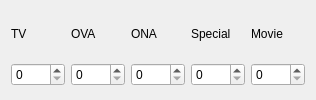
         <widget class="QWidget" name="tab_allSeries">
          <attribute name="title">
           <string>Total series</string>
          </attribute>
          <layout class="QGridLayout" name="gridLayout">
           <item row="0" column="0">
            <widget class="QLabel" name="Lbl_TV1">
             <property name="maximumSize">
              <size>
               <width>16777215</width>
               <height>40</height>
              </size>
             </property>
             <property name="text">
              <string>TV</string>
             </property>
             <property name="buddy">
              <cstring>SpinBox_aTV</cstring>
             </property>
            </widget>
           </item>
           <item row="0" column="1">
            <widget class="QLabel" name="Lbl_OVA1">
             <property name="maximumSize">
              <size>
               <width>16777215</width>
               <height>40</height>
              </size>
             </property>
             <property name="text">
              <string>OVA</string>
             </property>
             <property name="buddy">
              <cstring>SpinBox_aOVA</cstring>
             </property>
            </widget>
           </item>
           <item row="0" column="2">
            <widget class="QLabel" name="Lbl_ONA1">
             <property name="maximumSize">
              <size>
               <width>16777215</width>
               <height>40</height>
              </size>
             </property>
             <property name="text">
              <string>ONA</string>
             </property>
             <property name="buddy">
              <cstring>SpinBox_aONA</cstring>
             </property>
            </widget>
           </item>
           <item row="0" column="3">
            <widget class="QLabel" name="Lbl_Spec1">
             <property name="maximumSize">
              <size>
               <width>16777215</width>
               <height>40</height>
              </size>
             </property>
             <property name="text">
              <string>Special</string>
             </property>
             <property name="buddy">
              <cstring>SpinBox_aSpec</cstring>
             </property>
            </widget>
           </item>
           <item row="0" column="4">
            <widget class="QLabel" name="Lbl_Film1">
             <property name="maximumSize">
              <size>
               <width>16777215</width>
               <height>40</height>
              </size>
             </property>
             <property name="text">
              <string>Movie</string>
             </property>
             <property name="buddy">
              <cstring>SpinBox_aMovie</cstring>
             </property>
            </widget>
           </item>
           <item row="1" column="0">
            <widget class="QSpinBox" name="SpinBox_aTV">
             <property name="whatsThis">
              <string>You can use a mouse wheel for value change</string>
             </property>
             <property name="maximum">
              <number>9999</number>
             </property>
            </widget>
           </item>
           <item row="1" column="3">
            <widget class="QSpinBox" name="SpinBox_aSpec">
             <property name="whatsThis">
              <string>You can use a mouse wheel for value change</string>
             </property>
             <property name="maximum">
              <number>9999</number>
             </property>
            </widget>
           </item>
           <item row="1" column="1">
            <widget class="QSpinBox" name="SpinBox_aOVA">
             <property name="whatsThis">
              <string>You can use a mouse wheel for value change</string>
             </property>
             <property name="maximum">
              <number>9999</number>
             </property>
            </widget>
           </item>
           <item row="1" column="2">
            <widget class="QSpinBox" name="SpinBox_aONA">
             <property name="whatsThis">
              <string>You can use a mouse wheel for value change</string>
             </property>
             <property name="maximum">
              <number>9999</number>
             </property>
            </widget>
           </item>
           <item row="1" column="4">
            <widget class="QSpinBox" name="SpinBox_aMovie">
             <property name="whatsThis">
              <string>You can use a mouse wheel for value change</string>
             </property>
             <property name="maximum">
              <number>9999</number>
             </property>
            </widget>
           </item>
          </layout>
         </widget>
